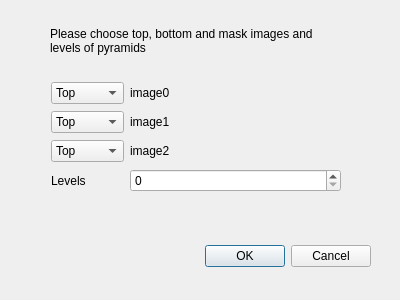
<?xml version="1.0" encoding="UTF-8"?>
<ui version="4.0">
 <class>Dialog</class>
 <widget class="QDialog" name="Dialog">
  <property name="geometry">
   <rect>
    <x>0</x>
    <y>0</y>
    <width>400</width>
    <height>300</height>
   </rect>
  </property>
  <property name="sizePolicy">
   <sizepolicy hsizetype="Preferred" vsizetype="Fixed">
    <horstretch>0</horstretch>
    <verstretch>0</verstretch>
   </sizepolicy>
  </property>
  <property name="minimumSize">
   <size>
    <width>400</width>
    <height>300</height>
   </size>
  </property>
  <property name="maximumSize">
   <size>
    <width>400</width>
    <height>300</height>
   </size>
  </property>
  <property name="windowTitle">
   <string>Pyramid Blending</string>
  </property>
  <widget class="QDialogButtonBox" name="buttonBox">
   <property name="geometry">
    <rect>
     <x>30</x>
     <y>240</y>
     <width>341</width>
     <height>32</height>
    </rect>
   </property>
   <property name="orientation">
    <enum>Qt::Horizontal</enum>
   </property>
   <property name="standardButtons">
    <set>QDialogButtonBox::Cancel|QDialogButtonBox::Ok</set>
   </property>
  </widget>
  <widget class="QLabel" name="label">
   <property name="geometry">
    <rect>
     <x>50</x>
     <y>20</y>
     <width>291</width>
     <height>41</height>
    </rect>
   </property>
   <property name="text">
    <string>Please choose top, bottom and mask images and 
levels of pyramids</string>
   </property>
  </widget>
  <widget class="QWidget" name="">
   <property name="geometry">
    <rect>
     <x>51</x>
     <y>81</y>
     <width>290</width>
     <height>113</height>
    </rect>
   </property>
   <layout class="QGridLayout" name="gridLayout">
    <item row="0" column="0">
     <widget class="QComboBox" name="comboBox_image0">
      <item>
       <property name="text">
        <string>Top</string>
       </property>
      </item>
      <item>
       <property name="text">
        <string>Bottom</string>
       </property>
      </item>
      <item>
       <property name="text">
        <string>Mask</string>
       </property>
      </item>
     </widget>
    </item>
    <item row="0" column="1">
     <widget class="QLabel" name="label_image0">
      <property name="sizePolicy">
       <sizepolicy hsizetype="Fixed" vsizetype="Preferred">
        <horstretch>0</horstretch>
        <verstretch>0</verstretch>
       </sizepolicy>
      </property>
      <property name="minimumSize">
       <size>
        <width>211</width>
        <height>0</height>
       </size>
      </property>
      <property name="text">
       <string>image0</string>
      </property>
     </widget>
    </item>
    <item row="1" column="0">
     <widget class="QComboBox" name="comboBox_image1">
      <item>
       <property name="text">
        <string>Top</string>
       </property>
      </item>
      <item>
       <property name="text">
        <string>Bottom</string>
       </property>
      </item>
      <item>
       <property name="text">
        <string>Mask</string>
       </property>
      </item>
     </widget>
    </item>
    <item row="1" column="1">
     <widget class="QLabel" name="label_image1">
      <property name="sizePolicy">
       <sizepolicy hsizetype="Fixed" vsizetype="Preferred">
        <horstretch>0</horstretch>
        <verstretch>0</verstretch>
       </sizepolicy>
      </property>
      <property name="minimumSize">
       <size>
        <width>211</width>
        <height>0</height>
       </size>
      </property>
      <property name="text">
       <string>image1</string>
      </property>
     </widget>
    </item>
    <item row="2" column="0">
     <widget class="QComboBox" name="comboBox_image2">
      <item>
       <property name="text">
        <string>Top</string>
       </property>
      </item>
      <item>
       <property name="text">
        <string>Bottom</string>
       </property>
      </item>
      <item>
       <property name="text">
        <string>Mask</string>
       </property>
      </item>
     </widget>
    </item>
    <item row="2" column="1">
     <widget class="QLabel" name="label_image2">
      <property name="sizePolicy">
       <sizepolicy hsizetype="Fixed" vsizetype="Preferred">
        <horstretch>0</horstretch>
        <verstretch>0</verstretch>
       </sizepolicy>
      </property>
      <property name="minimumSize">
       <size>
        <width>211</width>
        <height>0</height>
       </size>
      </property>
      <property name="text">
       <string>image2</string>
      </property>
     </widget>
    </item>
    <item row="3" column="0">
     <widget class="QLabel" name="label_4">
      <property name="text">
       <string>Levels</string>
      </property>
     </widget>
    </item>
    <item row="3" column="1">
     <widget class="QSpinBox" name="spinBox_levels"/>
    </item>
   </layout>
  </widget>
 </widget>
 <resources/>
 <connections>
  <connection>
   <sender>buttonBox</sender>
   <signal>accepted()</signal>
   <receiver>Dialog</receiver>
   <slot>accept()</slot>
   <hints>
    <hint type="sourcelabel">
     <x>248</x>
     <y>254</y>
    </hint>
    <hint type="destinationlabel">
     <x>157</x>
     <y>274</y>
    </hint>
   </hints>
  </connection>
  <connection>
   <sender>buttonBox</sender>
   <signal>rejected()</signal>
   <receiver>Dialog</receiver>
   <slot>reject()</slot>
   <hints>
    <hint type="sourcelabel">
     <x>316</x>
     <y>260</y>
    </hint>
    <hint type="destinationlabel">
     <x>286</x>
     <y>274</y>
    </hint>
   </hints>
  </connection>
 </connections>
</ui>
